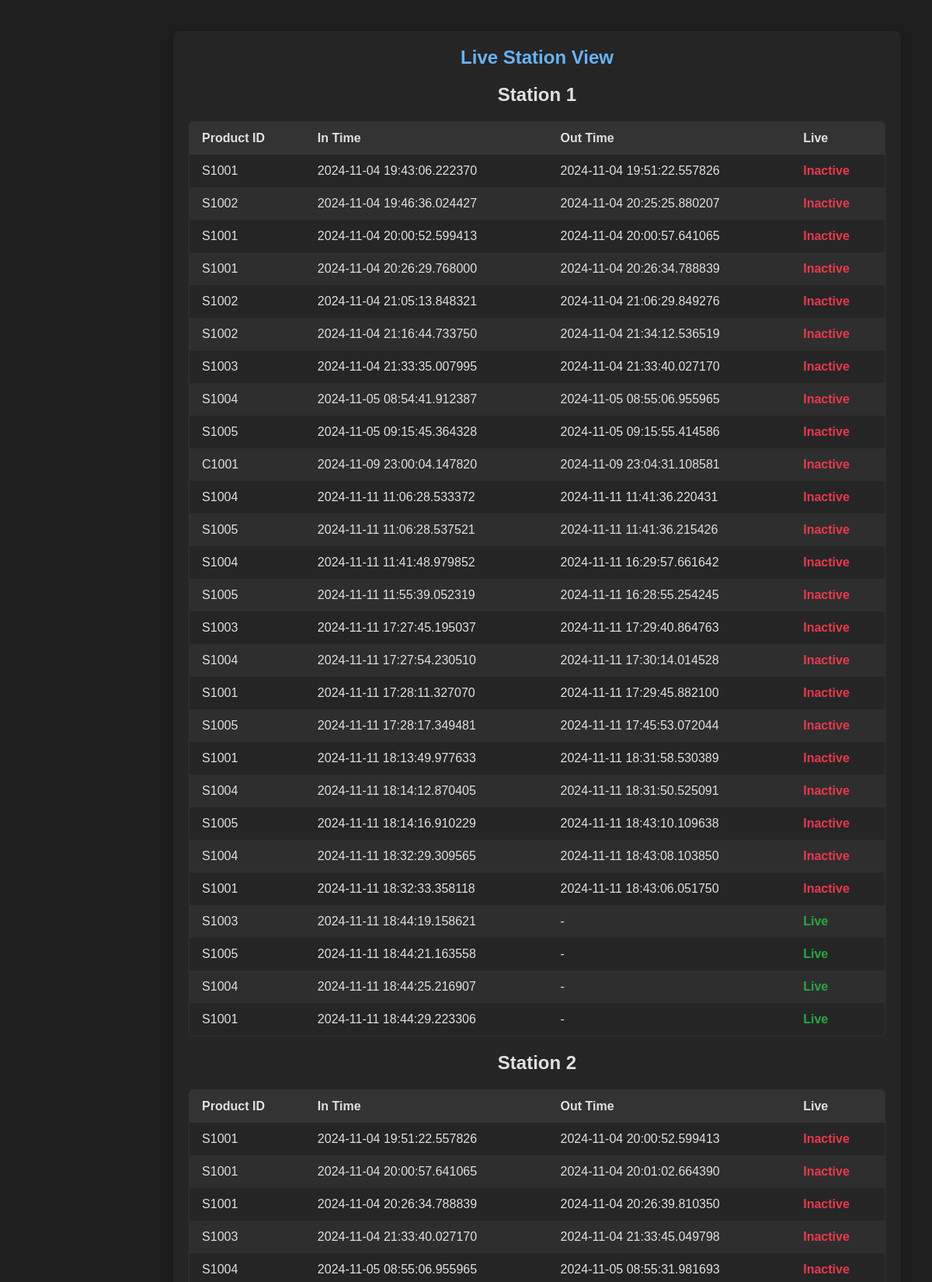
Page /live_station_view (upper part) on the committed database.
### tables this page shows
CREATE TABLE product_tracking (
            product_id TEXT,
            station_number TEXT,
            in_time DATETIME,
            out_time DATETIME,
            live BOOLEAN
        , stackable BOOLEAN DEFAULT 0, bags_in_stack INTEGER DEFAULT 0);

### app.py (the view)
@app.route('/live_station_view')
def live_station_view():
    data = fetch_data()
    stations = {}
    for item in data:
        station = item['station_number']
        if station not in stations:
            stations[station] = []
        stations[station].append(item)
    return render_template('live_station_view.html', stations=stations)

### app.py (called while the page is built)
def fetch_data():
    conn = sqlite3.connect('products.db')
    cursor = conn.cursor()
    cursor.execute("SELECT * FROM product_tracking")
    rows = cursor.fetchall()
    conn.close()
    data = []
    for row in rows:
        data.append({
            "product_id": row[0],
            "station_number": row[1],
            "in_time": str(row[2]),
            "out_time": str(row[3]) if row[3] else "-",
            "live": bool(row[4])
        })
    return data

### templates/live_station_view.html (shortened to what this page needs)
<!DOCTYPE html>
<html lang="en">
<head>
</head>
<body>
  <div class="container">
    <h1>Live Station View</h1>
    {% for station, items in stations.items() %}
    <h2>Station {{ station }}</h2>
    <div class="table-container">
      <table>
        <thead>
          <tr>
            <th>Product ID</th>
            <th>In Time</th>
            <th>Out Time</th>
            <th>Live</th>
          </tr>
        </thead>
        <tbody>
          {% for item in items %}
          <tr>
            <td>{{ item.product_id }}</td>
            <td>{{ item.in_time }}</td>
            <td>{{ item.out_time }}</td>
            <td class="{{ 'status-true' if item.live else 'status-false' }}">
              {{ 'Live' if item.live else 'Inactive' }}
            </td>
          </tr>
          {% endfor %}
        </tbody>
      </table>
    </div>
    {% endfor %}
  </div>
</body>
</html>

### templates/live_station_view.html (style rules this page uses)
* { margin: 0; padding: 0; box-sizing: border-box; }
body { font-family: Arial, sans-serif; background-color: #1e1e1e; color: #e0e0e0; display: flex; justify-content: center; align-items: center; min-height: 100vh; }
.container { max-width: 1600px; width: 100%; padding: 20px; margin: 40px; background-color: #252526; border-radius: 8px; box-shadow: 0px 4px 12px rgba(0, 0, 0, 0.2); }
h1 { text-align: center; margin-bottom: 20px; font-size: 24px; color: #69b3f5; }
h2 { text-align: center; margin: 20px; font-size: 24px; color: #e0e0e0; }
.table-container { overflow-x: auto; border-radius: 6px; border: 1px solid #333; }
table { width: 100%; border-collapse: collapse; color: #e0e0e0; }
th, td { padding: 12px 16px; text-align: left; }
th { background-color: #333; color: #e0e0e0; font-weight: bold; }
tr:nth-child(even) { background-color: #2e2e2e; }
.status-true { color: #28a745; font-weight: bold; }
.status-false { color: #ea394b; font-weight: bold; }

### rows in the picture
product_tracking: product_id "S1001", in_time "2024-11-04 19:43:06.222370", out_time "2024-11-04 19:51:22.557826", live "Inactive"
product_tracking: product_id "S1002", in_time "2024-11-04 19:46:36.024427", out_time "2024-11-04 20:25:25.880207", live "Inactive"
product_tracking: product_id "S1001", in_time "2024-11-04 20:00:52.599413", out_time "2024-11-04 20:00:57.641065", live "Inactive"
product_tracking: product_id "S1001", in_time "2024-11-04 20:26:29.768000", out_time "2024-11-04 20:26:34.788839", live "Inactive"
product_tracking: product_id "S1002", in_time "2024-11-04 21:05:13.848321", out_time "2024-11-04 21:06:29.849276", live "Inactive"
product_tracking: product_id "S1002", in_time "2024-11-04 21:16:44.733750", out_time "2024-11-04 21:34:12.536519", live "Inactive"
product_tracking: product_id "S1003", in_time "2024-11-04 21:33:35.007995", out_time "2024-11-04 21:33:40.027170", live "Inactive"
product_tracking: product_id "S1004", in_time "2024-11-05 08:54:41.912387", out_time "2024-11-05 08:55:06.955965", live "Inactive"
product_tracking: product_id "S1005", in_time "2024-11-05 09:15:45.364328", out_time "2024-11-05 09:15:55.414586", live "Inactive"
product_tracking: product_id "C1001", in_time "2024-11-09 23:00:04.147820", out_time "2024-11-09 23:04:31.108581", live "Inactive"
product_tracking: product_id "S1004", in_time "2024-11-11 11:06:28.533372", out_time "2024-11-11 11:41:36.220431", live "Inactive"
product_tracking: product_id "S1005", in_time "2024-11-11 11:06:28.537521", out_time "2024-11-11 11:41:36.215426", live "Inactive"
product_tracking: product_id "S1004", in_time "2024-11-11 11:41:48.979852", out_time "2024-11-11 16:29:57.661642", live "Inactive"
product_tracking: product_id "S1005", in_time "2024-11-11 11:55:39.052319", out_time "2024-11-11 16:28:55.254245", live "Inactive"
product_tracking: product_id "S1003", in_time "2024-11-11 17:27:45.195037", out_time "2024-11-11 17:29:40.864763", live "Inactive"
product_tracking: product_id "S1004", in_time "2024-11-11 17:27:54.230510", out_time "2024-11-11 17:30:14.014528", live "Inactive"
product_tracking: product_id "S1001", in_time "2024-11-11 17:28:11.327070", out_time "2024-11-11 17:29:45.882100", live "Inactive"
product_tracking: product_id "S1005", in_time "2024-11-11 17:28:17.349481", out_time "2024-11-11 17:45:53.072044", live "Inactive"
product_tracking: product_id "S1001", in_time "2024-11-11 18:13:49.977633", out_time "2024-11-11 18:31:58.530389", live "Inactive"
product_tracking: product_id "S1004", in_time "2024-11-11 18:14:12.870405", out_time "2024-11-11 18:31:50.525091", live "Inactive"
product_tracking: product_id "S1005", in_time "2024-11-11 18:14:16.910229", out_time "2024-11-11 18:43:10.109638", live "Inactive"
product_tracking: product_id "S1004", in_time "2024-11-11 18:32:29.309565", out_time "2024-11-11 18:43:08.103850", live "Inactive"
product_tracking: product_id "S1001", in_time "2024-11-11 18:32:33.358118", out_time "2024-11-11 18:43:06.051750", live "Inactive"
product_tracking: product_id "S1003", in_time "2024-11-11 18:44:19.158621", out_time "-", live "Live"
product_tracking: product_id "S1005", in_time "2024-11-11 18:44:21.163558", out_time "-", live "Live"
product_tracking: product_id "S1004", in_time "2024-11-11 18:44:25.216907", out_time "-", live "Live"
product_tracking: product_id "S1001", in_time "2024-11-11 18:44:29.223306", out_time "-", live "Live"
product_tracking: product_id "S1001", in_time "2024-11-04 19:51:22.557826", out_time "2024-11-04 20:00:52.599413", live "Inactive"
product_tracking: product_id "S1001", in_time "2024-11-04 20:00:57.641065", out_time "2024-11-04 20:01:02.664390", live "Inactive"
product_tracking: product_id "S1001", in_time "2024-11-04 20:26:34.788839", out_time "2024-11-04 20:26:39.810350", live "Inactive"
product_tracking: product_id "S1003", in_time "2024-11-04 21:33:40.027170", out_time "2024-11-04 21:33:45.049798", live "Inactive"
product_tracking: product_id "S1004", in_time "2024-11-05 08:55:06.955965", out_time "2024-11-05 08:55:31.981693", live "Inactive"

### other values in the picture
{{ station }} "1" "2"
